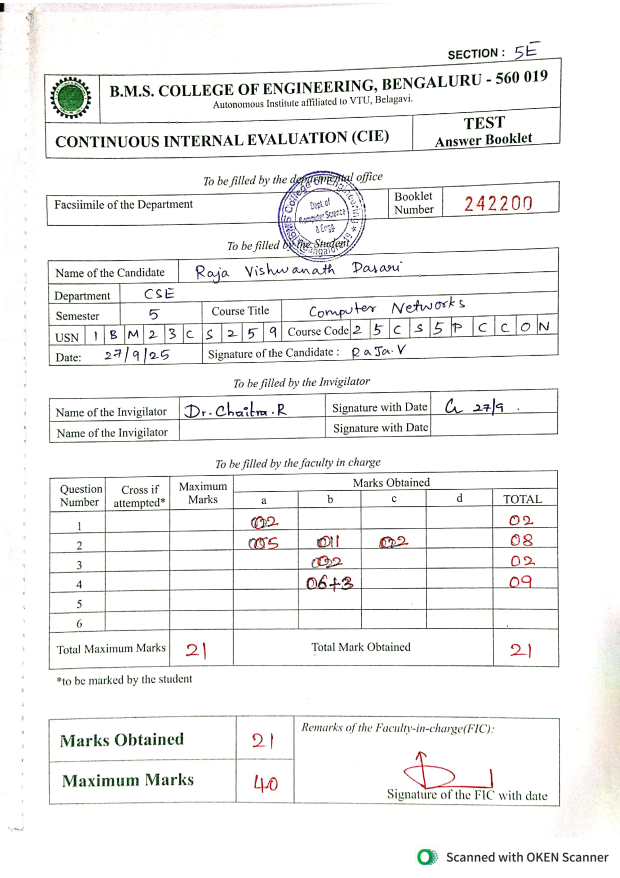
#> input picture modules/scan_doc/ptoi/output/pages/page_1.png, 2480 x 3509 px (shown at 1/4 size)
$ python -i segment.py   (imports and definitions only)
#> lines starting #> are read from the running program, lines starting #| are printed output that depends on the picture; after the words box and inside, x2 and y2 are one past the last pixel; in counts of white or black regions, pixels touching at a corner belong together
#> in segment_page, page is the input picture: shape (3509, 2480, 3); mean B, G, R 241.4, 242.2, 242.3
### modules/scan_doc_v2/normalize_page.py
"""
Step 1: measure the structural priors of a ruled answer page.

Everything downstream depends on these three numbers being right, so
this stage does nothing else:

    pitch        vertical spacing of ruled lines / text baselines, px
    margin_x     x-position of the printed left margin line, px
    skew_angle   page rotation, degrees

Method notes (these were chosen against the real scans, not assumed):

  * Pitch comes from the AUTOCORRELATION of the horizontal ink
    projection, not from detecting individual rule lines. These are
    phone-camera scans with curved pages, so a rule drifts across
    several rows and a straight-kernel line detector misses most of
    them (it found 2 of ~25 on one page). Autocorrelation measures the
    periodicity of the whole page at once and is unbothered by that
    curvature.

  * `pitch_strength` (the autocorrelation peak height) doubles as a
    page-type signal: ruled answer pages score ~0.5-0.65, while the
    printed cover sheet scores ~0.23 because it has no uniform ruling.

  * The margin probe is deliberately short (height/60) and its
    threshold low, because the margin line curves too.

Run:
    python normalize_page.py --visualize
"""

import argparse
import json
from pathlib import Path

import cv2
import numpy as np


INPUT_DIR = Path("input/pages")
OUTPUT_DIR = Path("output")

JSON_PATH = OUTPUT_DIR / "structure.json"
DEBUG_DIR = OUTPUT_DIR / "normalize_debug"

# Every pixel-length threshold in this module and its siblings was
# measured on 2480x3509 scans (A4 at 300 DPI). The main corpus is 200
# DPI (1700x2338), so the same physical feature is 1.46x smaller there
# and a raw pixel threshold silently means something different.
#
# Lengths are therefore declared at this reference width and scaled to
# the page actually being processed, via `scaled()`. Fractions of the
# image dimensions need no such treatment and are used directly
# wherever they suffice.
REFERENCE_WIDTH = 2480


def scaled(length, width):
    """A length tuned at REFERENCE_WIDTH, expressed for this page."""

    return max(1, int(round(length * width / REFERENCE_WIDTH)))


# Plausible range for ruled-line spacing, at REFERENCE_WIDTH (px).
PITCH_MIN = 40
PITCH_MAX = 250

# A lag counts as the fundamental if it reaches this share of the best
# peak. Guards against locking onto the 2x harmonic, which happens when
# alternate rules are left blank.
HARMONIC_TOLERANCE = 0.85

# Below this autocorrelation peak the page has no dependable ruling
# (cover sheets, near-empty pages) and pitch should not be trusted.
MIN_PITCH_STRENGTH = 0.30

# Margin line probe: short, because the printed margin curves on these
# scans, and a long kernel simply misses it.
MARGIN_PROBE_FRACTION = 60
MARGIN_MIN_HEIGHT_FRACTION = 0.15

# The margin sits this far into the page; a vertical line outside this
# band is a scan edge or a table border, not the margin.
MARGIN_MIN_X_FRACTION = 0.03
MARGIN_MAX_X_FRACTION = 0.35

# Deskew search. The scans are near-upright; the residual is curvature,
# which rotation cannot fix, so a wide sweep would be false precision.
SKEW_LIMIT = 3.0
SKEW_STEP = 0.25
SKEW_DOWNSCALE = 4


def ink_mask(image_bgr):
    """Binarise so ink is white (255) and paper black."""

    gray = cv2.cvtColor(image_bgr, cv2.COLOR_BGR2GRAY)

    return cv2.adaptiveThreshold(
        gray, 255, cv2.ADAPTIVE_THRESH_GAUSSIAN_C, cv2.THRESH_BINARY_INV, 35, 15
    )
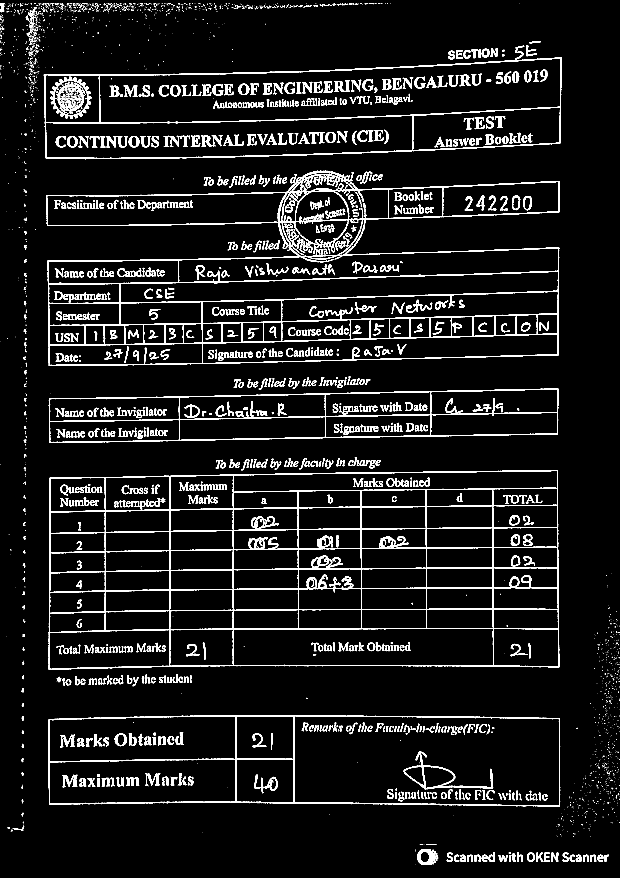
#> returned value: shape (3509, 2480) (shown at 1/4 size); 6.3% white; 3432 white regions (2240 under 20 px), largest, box (x1, y1, x2, y2) and area: (195, 1881, 2238, 2680) 97235, (190, 918, 2237, 1464) 56435, (175, 230, 2247, 638) 27381


# [4 lines left out: function horizontal_profile, not called in this run]


# Probe length for finding horizontal strokes, as a fraction of page
# width. Long enough that handwriting rarely qualifies, short enough to
# follow the curvature of these phone scans.
STROKE_PROBE_FRACTION = 25

# A horizontal stroke reaching this share of the page width is printed
# ruling; anything shorter is a pen stroke (underline or strikethrough).
RULE_WIDTH_FRACTION = 0.50

# Curvature breaks one printed rule into several fragments, none of them
# wide enough to pass the test above. Fragments are bridged across gaps
# this wide before their width is measured, so a broken rule is judged
# as the single line it really is.
#
# Lowering RULE_WIDTH_FRACTION instead does not work: a strikethrough
# over a long expression is itself ~25% of the page, so it gets eaten as
# ruling and the cancellation is missed entirely.
RULE_BRIDGE_GAP = 120


def split_horizontal_strokes(mask):
    """
    Separate horizontal ink into printed rules and pen strokes.

    The rules must come out of the mask before any projection profile
    is useful: they put ink on every ruled row, so the profile has no
    valleys and blocks merge into one page-sized lump.

    The short strokes are kept rather than discarded, because a
    strikethrough is exactly a short dense horizontal stroke sitting
    inside a line of writing - the primary `crossed_out` signal.

    Returns:
        (clean, rules, strokes) - all uint8 masks
    """

    height, width = mask.shape
#> height = 3509; width = 2480

    kernel = cv2.getStructuringElement(
        cv2.MORPH_RECT, (max(1, width // STROKE_PROBE_FRACTION), 1)
    )

    horizontals = cv2.morphologyEx(mask, cv2.MORPH_OPEN, kernel)

    # rejoin fragments of the same curved rule before judging length
    bridged = cv2.morphologyEx(
        horizontals,
        cv2.MORPH_CLOSE,
        cv2.getStructuringElement(
            cv2.MORPH_RECT, (scaled(RULE_BRIDGE_GAP, width), 1)
        ),
    )

    rules = np.zeros_like(horizontals)
    strokes = np.zeros_like(horizontals)

    count, labels, stats, _ = cv2.connectedComponentsWithStats(
        bridged, connectivity=8
    )
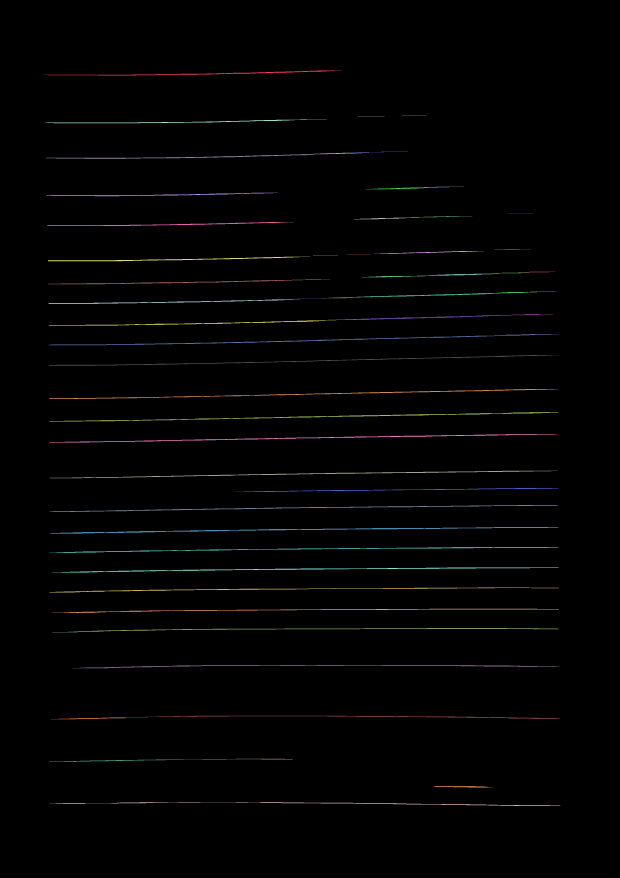
#> labels: shape (3509, 2480) int32 (shown at 1/4 size); 68 distinct labels, from 0 to 67; one colour per label, 0 black
#> count = 68; stats = 68 rows, first 6: [0, 0, 2480, 3509, 8554921], [176, 282, 1192, 20, 3745], [1607, 460, 100, 1, 100], [1431, 467, 107, 1, 107], [1202, 476, 105, 1, 105], [180, 479, 1047, 14, 3113]

    minimum_rule_width = RULE_WIDTH_FRACTION * width
#> minimum_rule_width = 1240

    for label in range(1, count):

        # keep only the real ink, not the bridging pixels
        component = (labels == label) & (horizontals > 0)

        if stats[label, cv2.CC_STAT_WIDTH] >= minimum_rule_width:
            rules[component] = 255
        else:
            strokes[component] = 255
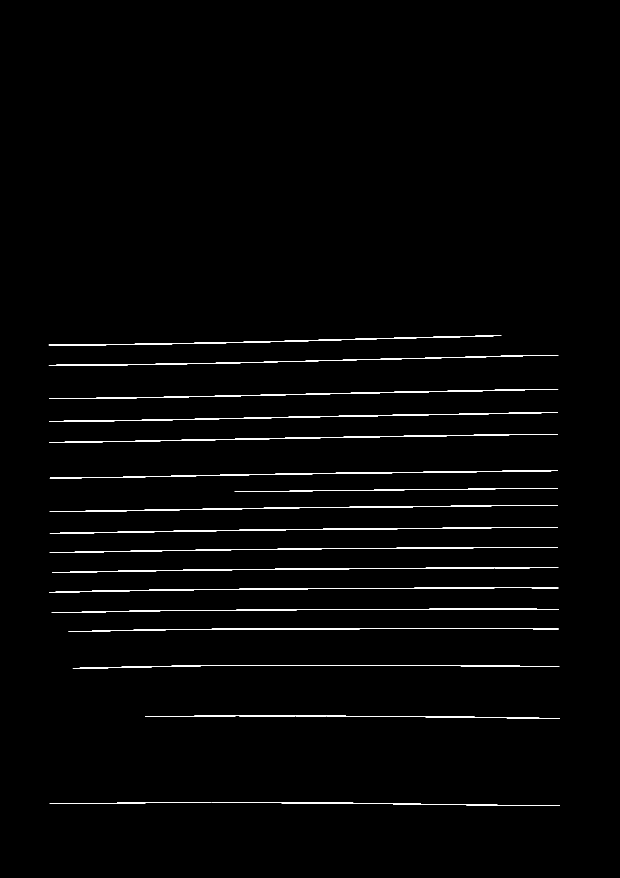
#> rules: shape (3509, 2480) (shown at 1/4 size); 1.2% white; 19 white regions, largest, box (x1, y1, x2, y2) and area: (199, 2020, 2232, 2048) 6764, (197, 1736, 2232, 1770) 6644, (197, 1556, 2233, 1596) 6565

    # grow the rules slightly so their full printed thickness goes,
    # leaving no residue to re-connect blocks
    thick_rules = cv2.dilate(
        rules, cv2.getStructuringElement(cv2.MORPH_RECT, (3, 7))
    )

    clean = cv2.subtract(mask, thick_rules)

    return clean, rules, strokes


# [266 lines left out: functions estimate_pitch, estimate_phase, estimate_margin, estimate_skew, analyze_page, annotate and 2 more, not called in this run]


# [2 lines that do not run on import are left out]

### annotation/segment.py
"""
Locate content on every cleaned page: where it is, not what it is.

Emits a page -> block -> line hierarchy as JSON, plus flat CSV tables
ready for relational storage, plus a rendered image per page.

WHY LOCALISATION ONLY
---------------------
Classifying a region (paragraph / maths / figure / ...) needs training
data this corpus does not have - 27 figure, 10 code and 1 crossed_out
examples - and a wrong class is a claim the pipeline then has to
un-learn. Where the content sits is a far easier question and the one
OCR actually needs answered.

WHY RLSA AND NOT PROJECTION PROFILING
-------------------------------------
Projection profiling finds horizontal bands of ink, so it is blind to
anything that is not laid out in rows. Measured on cleaned pages it put
only 42-95% of the handwriting inside a box: it missed isolated
question numbers ("2b)") and every arrow and vertical stroke of a
diagram.

Run-length smoothing instead smears ink horizontally then vertically
and takes connected components, so every stroke joins some region by
construction. Same pages: 99.2% covered. Uncovered ink is content that
silently never reaches OCR, so that difference is the whole point.

The smear widths were swept rather than guessed:

    hgap  vgap   regions/page   coverage
      36    16          41.7      98.3%
      60    16          17.7      99.2%     <- chosen
      90    16          10.2      99.5%
     150    16           9.8      99.7%

60/16 sits at line granularity - roughly one region per line of
handwriting - which is the unit handwriting OCR reads. Wider smears
keep merging lines into paragraphs, which buys a little coverage and
loses the line structure that makes the output useful.

Run:
    python segment.py                 # every content page
    python segment.py --count 40      # a sample
    python segment.py --no-images
"""

import argparse
import csv
import json
import re
import sys
from collections import defaultdict
from datetime import date
from pathlib import Path

import cv2
import numpy as np


BASE_DIR = Path(__file__).resolve().parent

sys.path.insert(0, str(BASE_DIR.parent / "modules" / "scan_doc_v2"))

from normalize_page import ink_mask, split_horizontal_strokes  # noqa: E402

CORPUS_DIR = BASE_DIR.parent / "preprocessing" / "cleaned"

OUT_DIR = BASE_DIR / "segmented"
IMAGE_OUT = OUT_DIR / "images"

COVER_PAGE = 1

# Run-length smoothing, sized to join the strokes of a WORD only.
# Words are grouped into lines afterwards by position, which is
# independent of how widely a given student spaces their writing.
H_GAP = 22
V_GAP = 10

# Components smaller than this are speckle, not content. One stroke of
# a pen is comfortably larger.
MIN_REGION_AREA = 120

# Lines closer than this many multiples of the rule pitch belong to the
# same block. 1.6 keeps normal paragraph spacing together while a blank
# line still starts a new block.
BLOCK_GAP_PITCH = 1.6

# The ruled-line pitch, in pixels. A CONSTANT, not a per-page
# measurement, because the pages are now canonical: one booklet
# format, one resolution, one size. Measured on pages where the rules
# were cleanly detected (33-35 rules found) it is 58-59 every time.
#
# Estimating it per page was tried and only added failure modes: the
# mask handed to the segmenter has the rules REMOVED, so autocorrelating
# it measures handwriting, which on sparse pages returned 119 and 177
# against a true 59 - inflating the block-grouping threshold until every
# page collapsed into a single block.
RULE_PITCH = 59

# Components whose vertical centres sit within this many pitches of a
# line's running centre belong to that line.
LINE_CLUSTER_PITCH = 0.6

# Taller than this and it is not a row of text - a diagram, a brace, a
# long division - so it is kept as its own region.
TALL_REGION_PITCH = 1.6

INK_THRESHOLD = 160

LINE_COLOUR = (32, 94, 27)       # dark green
BLOCK_COLOUR = (140, 20, 74)     # dark purple

HEADER_HEIGHT = 54
JPEG_QUALITY = 90


# [51 lines left out: functions content_pages, round_robin, not called in this run]


def find_components(mask):
    """
    Word-sized ink clusters: a light smear, then connected components.

    The smear is deliberately small. It joins the strokes of a word but
    not the gap between words, because word spacing varies far too much
    between writers here to be a reliable join - one page came out as
    77 fragments at a 60px smear while another merged whole paragraphs.
    Words are grouped into lines afterwards, by position instead.
    """

    smeared = cv2.morphologyEx(
        mask, cv2.MORPH_CLOSE,
        cv2.getStructuringElement(cv2.MORPH_RECT, (H_GAP, 1)),
    )

    smeared = cv2.morphologyEx(
        smeared, cv2.MORPH_CLOSE,
        cv2.getStructuringElement(cv2.MORPH_RECT, (1, V_GAP)),
    )
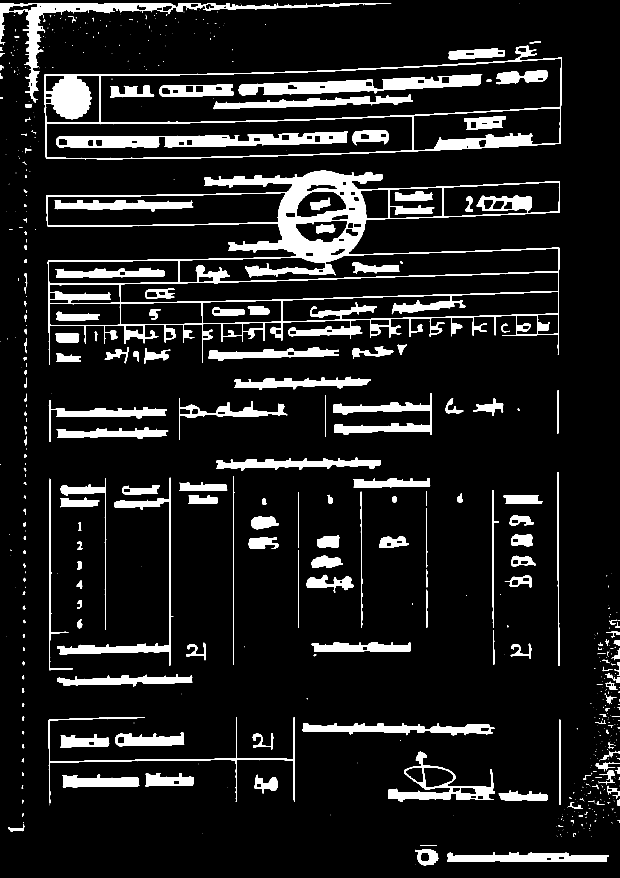
#> smeared: shape (3509, 2480) (shown at 1/4 size); values 0 (black) and 1 (white), 10% white; 616 white regions (380 under 20 px), largest, box (x1, y1, x2, y2) and area: (186, 683, 2240, 1458) 202011, (176, 182, 2248, 639) 65695, (224, 526, 1391, 591) 40431

    count, _, stats, _ = cv2.connectedComponentsWithStats(smeared, 8)
#> count = 617; stats = 617 rows, first 6: [0, 0, 2480, 3509, 7832409], [0, 13, 1565, 399, 38964], [961, 13, 1, 1, 1], [2077, 13, 1, 1, 1], [744, 34, 3, 7, 9], [798, 42, 1, 1, 1]

    boxes = []

    for index in range(1, count):

        x, y, w, h, area = stats[index]

        if area >= MIN_REGION_AREA:
            boxes.append((int(x), int(y), int(x + w), int(y + h)))
#> this loop made 616 passes
#> (x, y, w, h, area) on passes 1, 18, 21: (0, 13, 1565, 399, 38964), (272, 66, 31, 26, 80), (369, 71, 6, 15, 29)
#> after the loop, boxes = 131 items, first 6: (0, 13, 1565, 412), (2119, 166, 2164, 176), (176, 182, 2248, 639), (1794, 193, 2019, 239), (0, 212, 20, 225), (0, 262, 15, 281)

    return boxes


def find_lines(mask):
    """
    One region per line of handwriting, plus tall regions on their own.

    Components are assigned to a line by clustering their vertical
    CENTRES against the known rule pitch. Two simpler rules were tried
    first and both failed:

      a wider horizontal smear - word spacing is writer-dependent, so
      no single gap gives lines on every page;

      merging components whose vertical ranges overlap - the merged
      band keeps growing as it absorbs each new component, so one tall
      item eventually swallows the page. It returned 3 lines for a full
      page of writing.

    Clustering against a fixed pitch cannot run away like that, because
    the tolerance never grows. Anything taller than a line and a half
    is not text laid out in rows - a diagram, a brace, a long division -
    and is kept as its own region rather than dragged into a line.
    """

    boxes = find_components(mask)

    tall = [b for b in boxes if (b[3] - b[1]) > TALL_REGION_PITCH * RULE_PITCH]
#> tall = 23 items, first 6: (0, 13, 1565, 412), (176, 182, 2248, 639), (186, 683, 2240, 1458), (2229, 1561, 2234, 1734), (1332, 1572, 1726, 1740), (1300, 1581, 1304, 1747)

    flat = [b for b in boxes if (b[3] - b[1]) <= TALL_REGION_PITCH * RULE_PITCH]
#> flat = 108 items, first 6: (2119, 166, 2164, 176), (1794, 193, 2019, 239), (0, 212, 20, 225), (0, 262, 15, 281), (1984, 280, 2192, 337), (0, 292, 9, 315)

    flat.sort(key=lambda b: (b[1] + b[3]) / 2)

    tolerance = LINE_CLUSTER_PITCH * RULE_PITCH

    clusters = []

    current = []
    centre = None

    for box in flat:

        box_centre = (box[1] + box[3]) / 2

        if centre is None or abs(box_centre - centre) <= tolerance:
            current.append(box)
            centre = float(np.mean([(b[1] + b[3]) / 2 for b in current]))
        else:
            clusters.append(current)
            current = [box]
            centre = box_centre
#> this loop made 108 passes
#> (box, box_centre, centre) on passes 1, 3, 5, 6: ((2119, 166, 2164, 176), 171, 171), ((0, 212, 20, 225), 218.5, 217.2), ((0, 292, 9, 315), 303.5, 287.5), ((1984, 280, 2192, 337), 308.5, 294.5)

    if current:
        clusters.append(current)

    regions = [
        (min(b[0] for b in group), min(b[1] for b in group),
         max(b[2] for b in group), max(b[3] for b in group))
        for group in clusters
    ] + tall

    lines = []

    for x1, y1, x2, y2 in regions:

        lines.append({
            "bbox": [x1, y1, x2, y2],
            "ink": int(mask[y1:y2, x1:x2].sum()),
        })
#> this loop made 66 passes
#> (x1, y1, x2, y2) on passes 1 to 4: (2119, 166, 2164, 176), (0, 193, 2019, 239), (0, 262, 2192, 337), (440, 296, 1929, 389)

    # reading order: top to bottom, then left to right within a band
    lines.sort(key=lambda r: (r["bbox"][1], r["bbox"][0]))

    return lines


def group_blocks(lines, pitch):
    """
    Group lines into blocks by vertical gap.

    A block is the unit a reconstruction step would treat as one
    paragraph or one figure; lines are the unit OCR reads.
    """
#> called with pitch = 59

    if not lines:
        return []

    threshold = BLOCK_GAP_PITCH * pitch

    blocks = []

    current = [lines[0]]

    for line in lines[1:]:

        # the PREVIOUS line's bottom, not the running maximum over the
        # block. Using the maximum collapses the page: one tall region
        # - a diagram, or a brace spanning several lines - sets a
        # bottom that nothing afterwards can clear, so every remaining
        # line joins the same block and the page comes out as 1 block.
        previous_bottom = current[-1]["bbox"][3]

        if line["bbox"][1] - previous_bottom > threshold:
            blocks.append(current)
            current = [line]
        else:
            current.append(line)
#> this loop made 65 passes
#> line on passes 1 to 4: {'bbox': [2119, 166, 2164, 176], 'ink': 195}, {'bbox': [176, 182, 2248, 639], 'ink': 103397}, {'bbox': [0, 193, 2019, 239], 'ink': 3504}, {'bbox': [0, 262, 2192, 337], 'ink': 18396}

    blocks.append(current)

    grouped = []

    for members in blocks:

        x1 = min(m["bbox"][0] for m in members)
        y1 = min(m["bbox"][1] for m in members)
        x2 = max(m["bbox"][2] for m in members)
        y2 = max(m["bbox"][3] for m in members)

        grouped.append({"bbox": [x1, y1, x2, y2], "lines": members})
#> this loop made 2 passes

    return grouped


def ink_coverage(mask, lines):
    """Share of handwriting inside some region."""

    total = int(mask.sum())

    if total == 0:
        return 1.0

    covered = np.zeros(mask.shape, bool)

    for line in lines:
        x1, y1, x2, y2 = line["bbox"]
        covered[y1:y2, x1:x2] = True
#> this loop made 66 passes
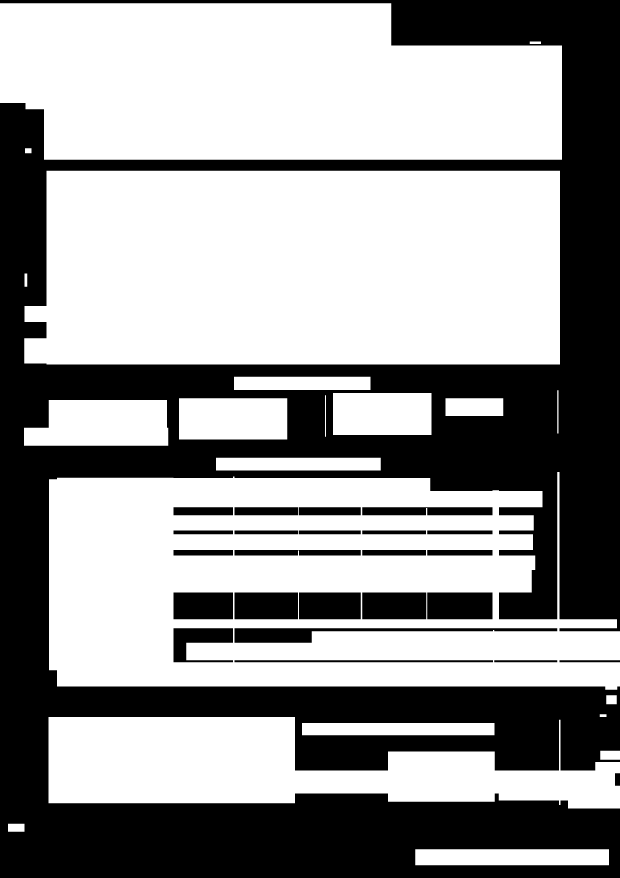
#> covered: shape (3509, 2480) bool (shown at 1/4 size); 59.6% white; 25 black regions, largest, box (x1, y1, x2, y2) and area: (0, 0, 2480, 3509) 3236498, (938, 2513, 2229, 2571) 29681, (1709, 2370, 1970, 2477) 27927

    return float((mask.astype(bool) & covered).sum()) / total


def segment_page(path):
    """Returns (blocks, coverage, page_bgr, mask)."""

    page = cv2.imread(str(path))

    if page is None:
        return None, None, None, None

    clean, _, _ = split_horizontal_strokes(ink_mask(page))

    mask = (clean > 0).astype(np.uint8)

    lines = find_lines(mask)

    blocks = group_blocks(lines, RULE_PITCH)

    return blocks, ink_coverage(mask, lines), page, mask


# [194 lines left out: functions render, write_tables, main, not called in this run]


# [2 lines not run here, left out]

>>> result = segment_page('../modules/scan_doc/ptoi/output/pages/page_1.png')
